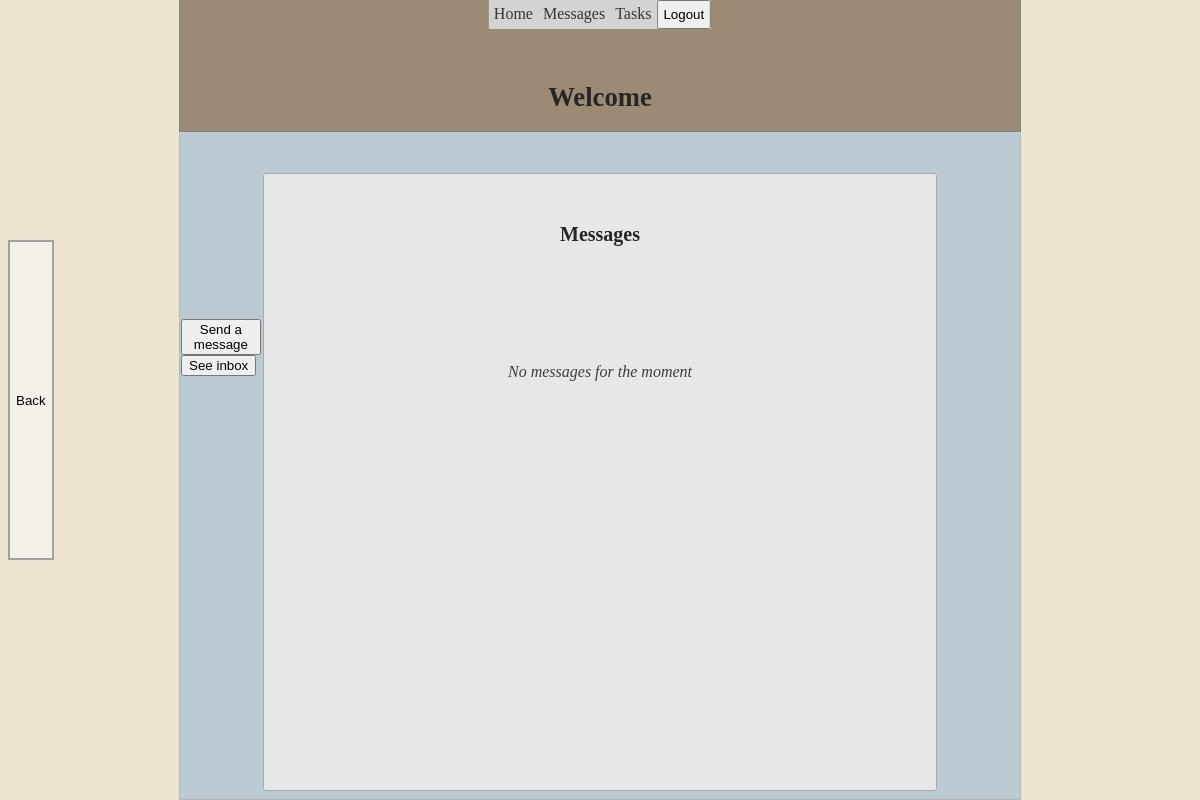
Before: /dashboard/messages/ (signed in) with the older database file.
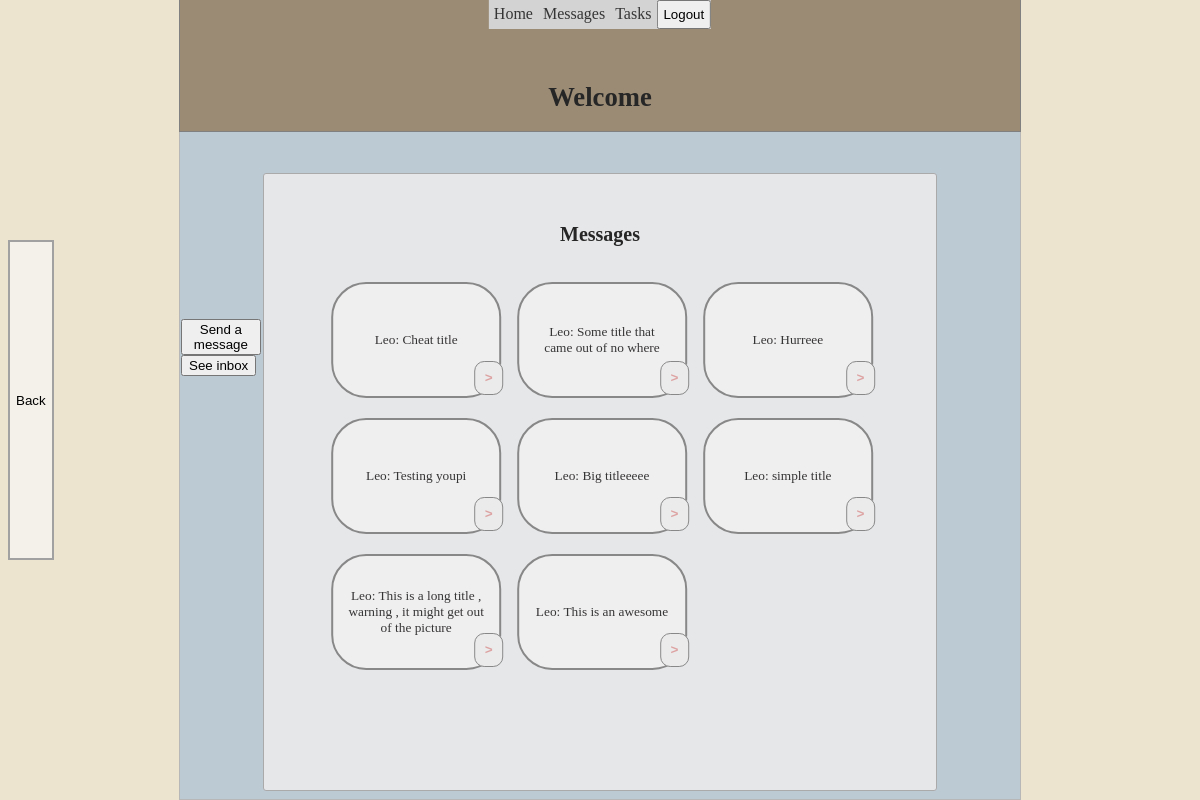
After: the same page with the newer database file.
### dashboard/models.py (models this page shows, shortened)
class Messages(models.Model):
    user = models.ForeignKey(settings.AUTH_USER_MODEL, related_name='sender',
                                                       on_delete=models.CASCADE)
    recipient = models.ForeignKey(settings.AUTH_USER_MODEL,
               related_name='receiver',
               on_delete=models.PROTECT,
               null=True, blank=True, default='')
    title = models.CharField(max_length=60)
    content = models.TextField(null=False)
    timestamp = models.DateTimeField(auto_now_add=True)
    task = models.ForeignKey('Task', on_delete=models.CASCADE, null=True, blank=True)
    picture = models.BinaryField(null=True, blank=True, editable=True)
    content_type = models.CharField(max_length=50, null=True, blank=True)

class Users(AbstractUser):
    street_address = models.CharField(max_length=50, blank=True)
    phone = models.CharField(max_length=12, blank=True)
    assigned_on = models.DateField(auto_now_add=True)
    notes = models.TextField(blank=True)
    def __str__(self):
        return self.username

### dashboard/views.py (the view)
# urls.py: path('messages/', views.HomeView.as_view(), name='messages'),
class HomeView(LoginRequiredMixin, View):
    def get(self, request):
        template_name = 'dashboard/messages_view.html'
        user_id = self.request.user.id
        reports = Messages.objects.filter(recipient=user_id).order_by('-timestamp')[:9]
        context = {'user': self.request.user, 'reports': reports}
        response = render(request, template_name, context)
        return response

### dashboard/templates/dashboard/messages_view.html
 {% include 'dashboard/base.html' %}
 {% block content %}
 <div class="left_container">  </div>
  <div class="center_container">
       {% if user.is_authenticated %}
       <div class="title_container">  <h1 class="home_head">Welcome {{user.first_name}}</h1></div>
       {% endif %}
       <div class="btn-container-msg">
     <div class="messages_send_msg_btn"><a href="{% url 'dashboard:messages_create' %}"><button>Send a message</button></a></div>
      <div class="messages_view_msg_btn"><a href="{% url 'dashboard:inbox' %}"><button>See inbox</button></a></div>
      </div>
      <div class="text_container">
      <h2 class="home_head">Messages</h2>
      <div class="bubble_wrapper">
    <div class="bubbles_div">
      {% if reports %}
      {% for report in reports %}
      <div class="msg_button">
      <a href="{% url 'dashboard:reportview' report.id %}" class="bubble_link">
      <div>{{report.user}}: {{report.title}}</div> </a>
      <div class="bubblex_radius">
        <a href="{% url 'dashboard:report_delete' report.id %}" class="delete_bubblex">></a>
      </div>
       </div>
      {% endfor %}
      {% else %}
      <p class="no_messages"> No messages for the moment</p>
      {% endif %}
       </div>
      </div>
      </div>
   </div>
   <div class="right_container"></div>
      <div class="send_msg_back">
   <a href="{% url 'dashboard:home' %}"><button class="del_btn2" type="button">Back</button></a>
 </div>
 {% endblock %}

### dashboard/templates/dashboard/base.html (shortened to what this page needs)
<!DOCTYPE html>
<head>
     {% load static %}
     <link rel="stylesheet" href="{% static 'dashboard/styles.css' %}">
</head>
<body>
<nav>
  <a href="{% url 'dashboard:home' %}">Home</a>
  <a href="{% url 'dashboard:messages' %}">Messages</a>
  <a href="{% url 'dashboard:tasks_list' %}">Tasks</a>
  <form method="post" action='{% url "dashboard:logout" %}'>
  <input type="submit" value="Logout">
  </form>
</nav>
</body>

### dashboard/static/dashboard/styles.css (style rules this page uses)
nav { display: flex; position: absolute; left:50%; top:0%; transform: translateX(-50%); background-color: rgb(211, 211, 211); z-index: 1000; }
nav a { padding:5px; }
nav input { padding:5px; }
a { text-decoration: none; color: rgb(54, 53, 53); font-family: 'Times New Roman', Times, serif; }
.del_btn2 { height: 100%; background-color: #f8f8f8aa; border: 2px rgb(161, 161, 161) solid; }
.send_msg_back { position: fixed; height: 40%; width: 6%; top: 50%; transform: translateY(-50%); }
.btn-container-msg { position: absolute; top:50%; transform: translateY(-50%); width: 9.5%; height: 20%; margin-left: 1px; }
.messages_send_msg_btn, .messages_view_msg_btn { width: 100%; }
.home_head { text-align: center; padding-top: 4vh; color: rgb(38, 38, 38); }
.center_container { border: rgb(183, 183, 183) 1px solid; font-size: smaller; left: 50%; position: absolute; bottom: 0%; height: 100%; transform: translate(-50%); width: 70vw; background-color: rgb(188, 202, 212); }
.left_container { background-color: rgb(237, 228, 208); font-size: smaller; left: 0%; position: absolute; bottom: 0%; height: 100%; width: 15vw; }
.right_container { background-color: rgb(237, 228, 208); font-size: smaller; right: 0%; position: absolute; bottom: 0%; height: 100%; width: 14vw; }
.text_container { background-color: rgb(230, 231, 233); height: 77%; width: 80%; left: 50%; position: absolute; transform: translateX(-50%); bottom:1%; border: 1.5px rgb(170, 170, 170) solid; border-radius: 3px; }
.title_container { top: 0%; background-color: rgb(155, 139, 117); position: absolute; left: 50%; transform: translateX(-50%); width: 100%; padding-top: 4vh; border: 1px grey solid; }
.msg_button { display: flex; justify-content: center; align-items: center; text-align: top; overflow: hidden; border: solid rgb(136, 136, 136) 2px; width: 100%; background-color: rgb(240, 239, 239); border-radius: 35px; height: 14vh; text-align: center; align-content: center; overflow: scroll; scrollbar-width: none; -ms-overflow-style: none; }
.bubble_link { padding-left:15px; padding-right: 15px; overflow: hidden; }
.bubbles_div { display: grid; grid-template-columns: repeat(3, 1fr); gap: 20px; margin-top: 20px; }
.bubble_wrapper { left: 50%; position: absolute; transform: translateX(-50%); width: 80%; }
.delete_bubblex { font-weight: bold; color: rgb(221, 162, 162); align-items: baseline; font-family:'Courier New', Courier, monospace }
.bubblex_radius { border: 1.7px solid rgb(136, 136, 136); width: 5%; border-radius: 10px; height: 4vh; position: fixed; align-content: center; background-color: rgb(235, 235, 235); margin-top:14% ; margin-left: 27%; }

Changed rows visible on the page:
added Messages: user "Leo", title "Cheat title"
added Messages: user "Leo", title "Some title that came out of no where"
added Messages: user "Leo", title "Hurreee"
added Messages: user "Leo", title "Testing youpi"
added Messages: user "Leo", title "Big titleeeee"
added Messages: user "Leo", title "simple title"
added Messages: user "Leo", title "This is a long title , warning , it might get out of the picture"
added Messages: user "Leo", title "This is an awesome"
Other visible differences:
text no longer shown: "No messages for the moment"
